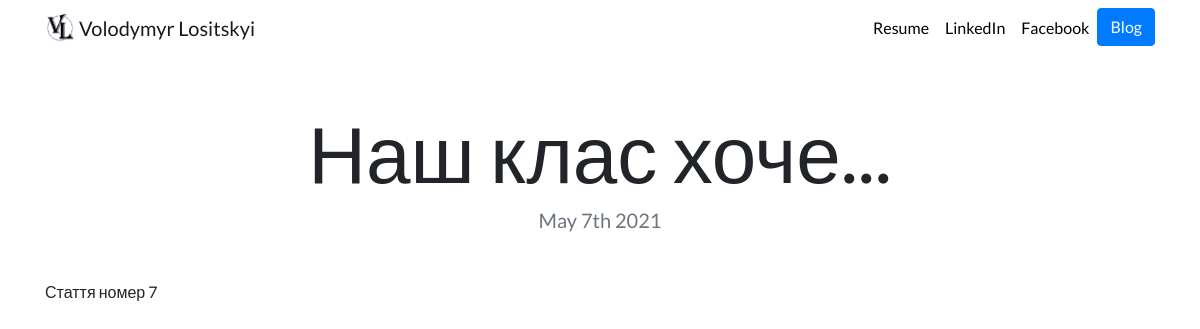
Page /blog/7/ on the earlier database version.
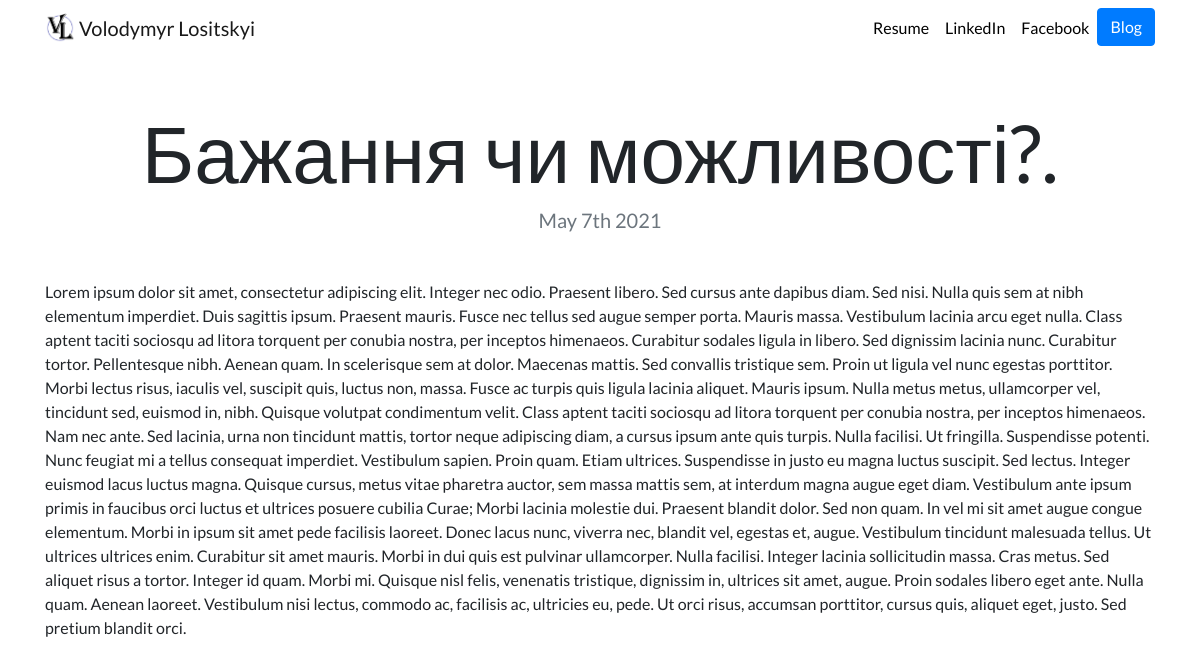
Same page on the later database version.
### blog/models.py (models this page shows, shortened)
class Blog (models.Model):
    title = models.CharField(max_length=200)
    description  = models.TextField()
    date = models.DateField()

### blog/views.py (the view)
# urls.py: path('<str:blog_id>/', views.detail, name='detail'),
def detail(request, blog_id):
    blog = get_object_or_404 (Blog, pk=blog_id)
    return render(request, 'blog/detail.html', {'blog':blog})

### blog/templates/blog/detail.html
{% extends "portfolio/base.html" %}
{% load static %}
{% block content %}
<h1 class="text-center mt-5" id="blogdetailtitle">{{ blog.title }}</h1>
<h5 class="text-center text-muted mb-5">{{ blog.date|date:'F jS Y' }}</h5>
{{ blog.description|safe }}
{% endblock %}

Differences in the rows shown:
changed Blog: title "Наш клас хоче..." → "Бажання чи можливості?."; description "Стаття номер 7" → "Lorem ipsum dolor sit amet, consectetur adipiscing elit. Integer nec odio. Praesent libero. Sed cursus ante dapibus diam. Sed nisi. Nulla quis sem at nibh elementum imperdiet. Duis sagittis ipsum. Praesent mauris. Fusce nec tellus sed augue semper porta. Mauris massa. Vestibulum lacinia arcu eget nulla. Class aptent taciti sociosqu ad litora torquent per conubia nostra, per inceptos himenaeos. Curabitur sodales ligula in libero. Sed dignissim lacinia nunc. Curabitur tortor. Pellentesque nibh. Aenean quam. In scelerisque sem at dolor. Maecenas mattis. Sed convallis tristique sem. Proin ut ligula vel nunc egestas porttitor. Morbi lectus risus, iaculis vel, suscipit quis, luctus non, massa.…"
